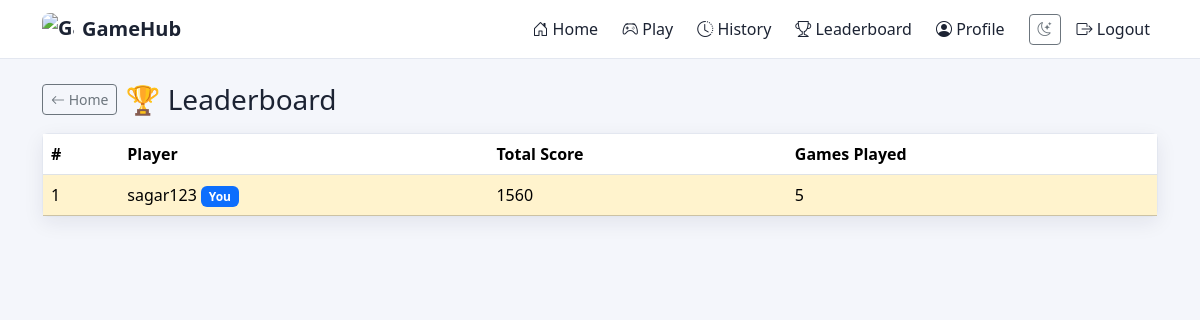
The page /leaderboard (signed in) on the database its author committed.
### app.py (models this page shows, shortened)
class User(UserMixin, db.Model):
    id = db.Column(db.Integer, primary_key=True)
    full_name = db.Column(db.String(120), nullable=False)
    username = db.Column(db.String(80), unique=True, nullable=False)
    email = db.Column(db.String(120), unique=True, nullable=False)
    password_hash = db.Column(db.String(255), nullable=False)
    created_at = db.Column(db.DateTime, default=datetime.utcnow)
    history = db.relationship('GameHistory', backref='user', lazy=True)

### app.py (the view)
@app.route('/leaderboard')
@login_required
def leaderboard():
    from sqlalchemy import func
    rows = db.session.query(
        User.username, func.sum(GameHistory.score).label('total_score'),
        func.count(GameHistory.id).label('games_played')
    ).join(GameHistory, GameHistory.user_id == User.id).group_by(User.id).order_by(
        func.sum(GameHistory.score).desc()
    ).limit(20).all()
    return render_template('leaderboard.html', rows=rows)

### app.py (called while the page is built)
@login_manager.user_loader
def load_user(user_id):
    return User.query.get(int(user_id))

### templates/leaderboard.html (shortened to what this page needs)
{% extends 'base.html' %}
{% block body_class %}page-home{% endblock %}
{% block content %}
<div class="d-flex align-items-center gap-2 mb-3">
  <a href="{{ url_for('home') }}" class="btn btn-sm btn-outline-secondary"><i class="bi bi-arrow-left"></i> Home</a>
  <h3 class="mb-0">🏆 Leaderboard</h3>
</div>
<div class="card">
  <div class="card-body p-0">
    <table class="table table-hover mb-0">
      <thead><tr><th>#</th><th>Player</th><th>Total Score</th><th>Games Played</th></tr></thead>
      <tbody>
        {% for username, total_score, games_played in rows %}
        <tr class="{{ 'table-warning' if username == current_user.username else '' }}">
          <td>{{ loop.index }}</td>
          <td>{{ username }}{% if username == current_user.username %} <span class="badge bg-primary">You</span>{% endif %}</td>
          <td>{{ total_score }}</td>
          <td>{{ games_played }}</td>
        </tr>
        {% else %}
        <tr><td colspan="4" class="text-center text-muted py-4">No scores yet — be the first!</td></tr>
        {% endfor %}
      </tbody>
    </table>
  </div>
</div>
{% endblock %}

### static/css/style.css (style rules this page uses)
:root { --gh-bg: #f4f6fb; --gh-surface: #ffffff; --gh-text: #1c2333; --gh-muted: #6c7486; --gh-border: #e3e7f0; --gh-primary: #5b5bf6; --gh-primary-dark: #4444d1; --gh-accent: #ff9f43; --gh-shadow: 0 6px 20px rgba(30,30,60,0.08); }
body { background: var(--gh-bg); color: var(--gh-text); transition: background .2s ease, color .2s ease; font-family: 'Segoe UI', Roboto, Arial, sans-serif; }
.card { background: var(--gh-surface); color: var(--gh-text); border: 1px solid var(--gh-border); box-shadow: var(--gh-shadow); }
:root { --page-overlay: linear-gradient(rgba(255,255,255,0), rgba(255,255,255,0)); }
body[class*="page-"] { background-image: var(--page-overlay), var(--page-bg); background-repeat: no-repeat, repeat; background-size: cover, auto; background-attachment: fixed, fixed; background-position: center, center; }
.page-home { --page-bg: url('/static/images/bg-home.svg'); }

### rows shown on the page
User: username "sagar123", shows "You", total_score "1560", games_played "5"
